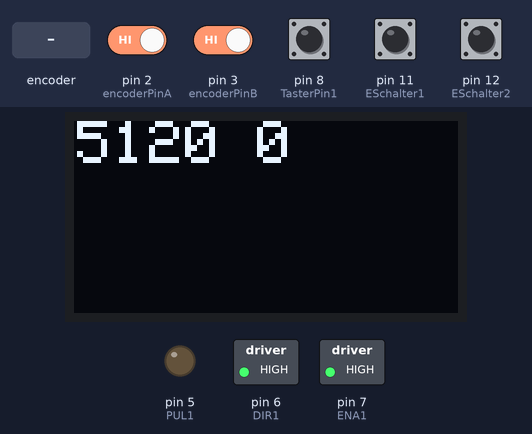
Recording of a sketch running on a simulated Arduino Uno, built with avr-gcc and run on an emulated ATmega328P. Parts: 128×64 one-colour display, switched loads named in the sketch (green lamp = pin HIGH), output pins drawn as LEDs (lit = HIGH). The test bench sets the inputs (shaded band); at power-on: pin 2 (encoderPinA), pin 3 (encoderPinB), pin 8 (TasterPin1), pin 11 (ESchalter1), pin 12 (ESchalter2) HIGH.

Above: at 0.8 s.
0.9 s: rotary encoder on pin 2 (encoderPinA) / pin 3 (encoderPinB) turned 2 steps (second pin leading)
At 1.22 s:
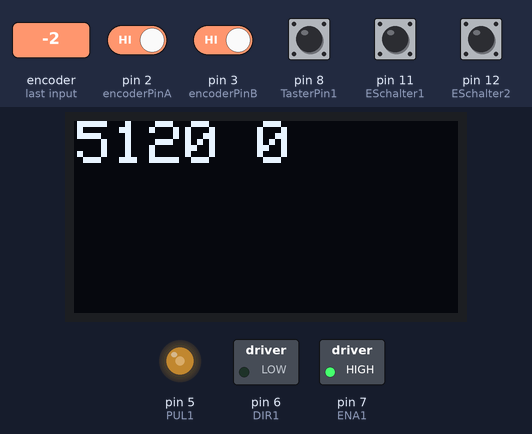
At 2.5 s:
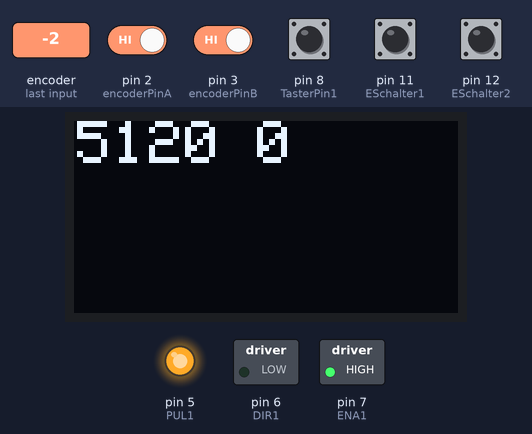
Timing chart, 0 to 4.0 s (numbered marks = the images above; inputs shaded):
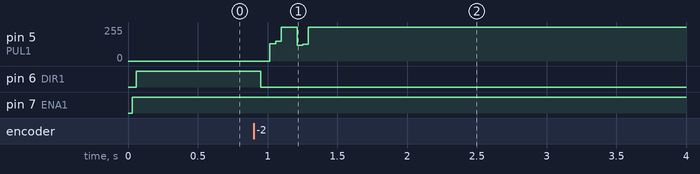

The sketch:

Schritmotor_mit_Endpunkten.ino
```cpp
//DISPLAY
#include <SPI.h>
#include <Wire.h>
#include <Adafruit_GFX.h>
#include <Adafruit_SSD1306.h>
#define OLED_RESET 4 // not used
Adafruit_SSD1306 display(OLED_RESET);

// Speed über Poti
#define SpeedPin A3
int istSpeed = 300; // Startgeschwindigkeit vom Motor

// Taster 1-3
#define TasterPin1 8
unsigned int WegTaste1 = 0;
#define TasterPin2 9
unsigned int WegTaste2 = 0;
#define TasterPin3 10
unsigned int WegTaste3 = 0;

// Endschalter
#define ESchalter1 11
#define ESchalter2 12
unsigned int WegStrecke = 0;
unsigned int IstStrecke = 0;

//Drehschalter

#define encoderPinA 2
#define encoderPinB 3

volatile unsigned int encoderPos = 0;  // a counter for the dial
unsigned int lastReportedPos = 0;   // change management
static boolean rotating = false;    // debounce management

// Interrupts für den Drehschalter
boolean A_set = false;
boolean B_set = false;

//Taster vom Drehschalter
int pin_drehschalter = 4;

//Schrittmotor
int schritte = 3200;
// Schrittweite pro Inkrement
int SchrittProInkrement = 10;

int PUL1 = 5; //define PUL1se pin
int DIR1 = 6; //define DIR1ection pin
int ENA1 = 7; //define ENA1ble Pin

//Variablen
String text1 = "";
int i, k = 0;
bool taster = false;
void goTo(int soll) {// So lange bewegen bis ist == soll
  while (IstStrecke != soll) {
    if (soll > IstStrecke) {
      digitalWrite (DIR1, HIGH);
      MSteppMotor();
      IstStrecke++;
    }
    if (soll < IstStrecke) {
      digitalWrite (DIR1, LOW);
      MSteppMotor();
      IstStrecke--;
    }
  }
}
void MSteppMotor() {
  digitalWrite(PUL1, LOW);
  delayMicroseconds(istSpeed);
  digitalWrite(PUL1, HIGH);
  delayMicroseconds(istSpeed);
}
void setup() {
  Serial.begin(9600);  // output
  // Speed Poti
  istSpeed = analogRead(SpeedPin) * 10 ; //Potigenauigkeit
  // DISPLAY
  // I2C-Adresse 0x3c initialisieren
  display.begin(SSD1306_SWITCHCAPVCC, 0x3C);
  // zufälligen Startwert für Random-Funtionen initialisieren
  randomSeed(analogRead(0));
  display.clearDisplay();

  //Inkrementgeber
  pinMode(encoderPinA, INPUT_PULLUP);
  pinMode(encoderPinB, INPUT_PULLUP);

  digitalWrite(encoderPinA, HIGH);  // turn on pullup resistors
  digitalWrite(encoderPinB, HIGH);  // turn on pullup resistors

  attachInterrupt(0, doEncoderA, CHANGE); // encoder pin on interrupt 0 (pin 2)
  attachInterrupt(1, doEncoderB, CHANGE); // encoder pin on interrupt 1 (pin 3)

  //Taster vom Inkrementgeber
  pinMode(pin_drehschalter, INPUT_PULLUP);

  //Schrittmotor
  pinMode (PUL1, OUTPUT);
  pinMode (DIR1, OUTPUT);
  pinMode (ENA1, OUTPUT);
  digitalWrite(ENA1, HIGH);//Motor ist noch abgeschaltet

  //Taster 1-3
  pinMode(TasterPin1, INPUT_PULLUP);
  pinMode(TasterPin2, INPUT_PULLUP);
  pinMode(TasterPin3, INPUT_PULLUP);

  //Endschalter 1-2
  pinMode(ESchalter1, INPUT_PULLUP);
  pinMode(ESchalter2, INPUT_PULLUP);
  //DISPLAY
  display.clearDisplay();
  // set text color / Textfarbe setzen
  display.setTextColor(WHITE);
  display.setTextSize(2);
  text1 = String(istSpeed) + " " + String(IstStrecke); // Gibt die akutelle Geschwindigkeit und die Position in Umdrehungen an
  display.setCursor(1, 0);
  display.println(text1);
  display.display();

  //Endschalter anlernen
  digitalWrite (DIR1, LOW);
  while (!digitalRead(ESchalter1)) {// Anfangswert anfahren !!
    //Serial.println("Anfangswert anfahren !!");
    digitalWrite(PUL1, LOW);
    delayMicroseconds(istSpeed);
    digitalWrite(PUL1, HIGH);
    delayMicroseconds(istSpeed);
  }
  digitalWrite (DIR1, HIGH);
  while (!digitalRead(ESchalter2)) {// Zum zweiten Endstop fahren und sich die Wegstrecke merken.
    //Serial.println("zweiten Endstop anfahren !!");
    digitalWrite(PUL1, LOW);
    delayMicroseconds(istSpeed);
    digitalWrite(PUL1, HIGH);
    delayMicroseconds(istSpeed);
    WegStrecke++;
  }
  IstStrecke = WegStrecke - 1; // Ab jetzt muss jede Bewegung in IstStrecke gespeichert werden
  encoderPos = IstStrecke;

  // Taster 1 anlernen
  //Drehschatler drehen bin zum Anlernpunkt und dann den Taster 1 drücken
  //Serial.println("TST " + String(digitalRead(TasterPin1)));
  while (digitalRead(TasterPin1)) {
    //Serial.println("Pin1");
    rotating = true;  // Interrupt starten
    goTo(encoderPos);
  }
  WegTaste1 = IstStrecke;

  // Taster 2 anlernen
  //Drehschatler drehen bin zum Anlernpunkt und dann den Taster 2 drücken
  while (digitalRead(TasterPin2)) {
    //Serial.println("Pin2");
    rotating = true;  // Interrupt starten
    goTo(encoderPos);
  }
  WegTaste2 = IstStrecke;

  // Taster 3 anlernen
  //Drehschatler drehen bin zum Anlernpunkt und dann den Taster 3 drücken
  while (digitalRead(TasterPin3)) {
    //Serial.println("Pin3");
    rotating = true;  // Interrupt starten
    goTo(encoderPos);
  }
  WegTaste3 = IstStrecke;

}

//DISPLAY
#define DRAW_DELAY 118
#define D_NUM 47

void loop() {
  //Poti
  istSpeed = analogRead(SpeedPin) ; //Potigenauigkeit wird in 1024/50 Teile zerteilt
  //Drehschalter
  rotating = true;  // Interrupt starten
  if (lastReportedPos != encoderPos) {
    lastReportedPos = encoderPos;
  }
  //DISPLAY
  display.clearDisplay();
  // set text color / Textfarbe setzen
  display.setTextColor(WHITE);
  display.setTextSize(2);
  text1 = String(istSpeed) + " " + String(IstStrecke); // Gibt die akutelle Geschwindigkeit und die Position in Umdrehungen an
  display.setCursor(1, 0);
  display.println(text1);
  display.display();

  //Taster vom Drehschalter
  if (!digitalRead(TasterPin1)) {
    encoderPos = WegTaste1;
  }
  if (!digitalRead(TasterPin2)) {
    encoderPos = WegTaste2;
  }
  if (!digitalRead(TasterPin3)) {
    encoderPos = WegTaste3;
  }
  goTo(encoderPos);
}

//Drehschalter
// Interrupt on A changing state
void doEncoderA()
{
  if ( rotating ) delay (1);  // wait a little until the bouncing is done
  if ( digitalRead(encoderPinA) != A_set ) { // debounce once more
    A_set = !A_set;
    // adjust counter + if A leads B
    if ( A_set && !B_set ) {
      if (encoderPos < WegStrecke) {
        encoderPos += SchrittProInkrement;
      }
    }
    rotating = false;  // no more debouncing until loop() hits again
  }
}

// Interrupt on B changing state, same as A above
void doEncoderB() {
  if ( rotating ) delay (1);
  if ( digitalRead(encoderPinB) != B_set ) {
    B_set = !B_set;
    //  adjust counter - 1 if B leads A
    if ( B_set && !A_set ) {
      if (encoderPos > SchrittProInkrement) {
        encoderPos -= SchrittProInkrement;
      }
    }
    rotating = false;
  }
}
```

Measured:
- after the input at 0.9 s, pin 5 (PUL1): 0/255 → 255/255 after 0.12 s; pin 6 (DIR1): HIGH → LOW after 0.05 s
